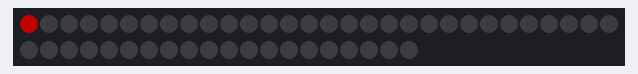
A sketch run on a simulated Arduino Uno, built with avr-gcc and run on an emulated ATmega328P. Shown: 50 RGB LEDs in strip order, left to right, continuing on the next row. Dim RGB values are drawn brighter than linear; what the sketch prints to the serial monitor is not drawn.

Above: at 0.15 s.
At 5.04 s:
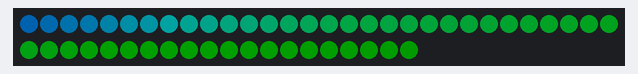
At 9.92 s:
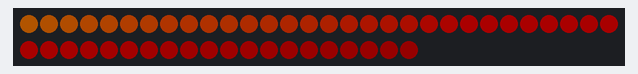
At 19.99 s:
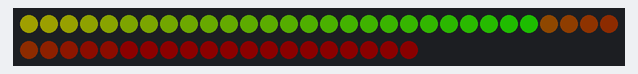
At 29.76 s:
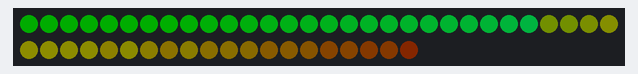
At 39.83 s:
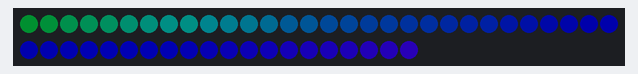

The sketch:

Nano_50_LED_Cylon2.ino
```cpp
#include <FastLED.h>

// How many leds in your strip?
// Hoop has 50 total
#define NUM_LEDS 50

// 1st-9th hoop 1
// 10th in between hooop 1 & 2
// 11th-20th in hoop 2
// 21st in between hoop 2 & 3
// 22nd-33rd in hoop 3
// 34th = in between hoop 3 & 4
// 35th-47th = hoop 4
// 48th just outside of hoop 4
// 49th-50th hang off bottom of hoop 4

// For led chips like Neopixels, which have a data line, ground, and power, you just
// need to define DATA_PIN.  For led chipsets that are SPI based (four wires - data, clock,
// ground, and power), like the LPD8806, define both DATA_PIN and CLOCK_PIN
#define DATA_PIN 11
// #define CLOCK_PIN 13

// Define the array of leds
CRGB leds[NUM_LEDS];

void setup() {
	Serial.begin(57600);
	Serial.println("resetting");
	LEDS.addLeds<WS2812,DATA_PIN,GRB>(leds,NUM_LEDS);
	LEDS.setBrightness(84);
}

void fadeall() { for(int i = 0; i < NUM_LEDS; i++) { leds[i].nscale8(250); } }

void loop() {
	static uint8_t hue = 0;
	Serial.print("x");
	// First slide the led in one direction
	for(int i = 0; i < NUM_LEDS; i++) {
		// Set the i'th led to red
		leds[i] = CHSV(hue++, 255, 255);
		// Show the leds
		FastLED.show();
		// now that we've shown the leds, reset the i'th led to black
		// leds[i] = CRGB::Black;
		fadeall();
		// Wait a little bit before we loop around and do it again
		delay(10);
	}
	Serial.print("x");

	// Now go in the other direction.
	for(int i = (NUM_LEDS)-1; i >= 0; i--) {
		// Set the i'th led to red
		leds[i] = CHSV(hue++, 255, 255);
		// Show the leds
		FastLED.show();
		// now that we've shown the leds, reset the i'th led to black
		// leds[i] = CRGB::Black;
		fadeall();
		// Wait a little bit before we loop around and do it again
		delay(10);
	}
}
```
